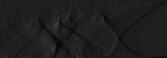
#> input picture example/Real Data/demo images/image_1.tif, 167 x 58 px; its folder holds 4 pictures in this run
$ python test.py
#> lines starting #> are read from the running program, lines starting #| are printed output that depends on the picture
from PIL import Image
from glob import glob
import numpy as np
import matplotlib.pyplot as plt

def spatial(n_x, n_y, k, phi):
    k_image = phi[:,k].reshape(n_y, n_x)
    return k_image

def pod(S, method = 'snapshot'):
    S_fluc = S - S.mean(axis = 1, keepdims = True)

    if method == 'snapshot':
        m = S.shape[1]
        C = (m-1)**-1 * (S_fluc.T @ S_fluc)
        lamb, phi = np.linalg.eigh(C)
        lamb = lamb[::-1] # Sorts eigenvalues in descending order
        phi = phi[:,::-1]
        phi = S_fluc @ phi # Comment if you want temporal modes
        phi /= np.linalg.norm(phi, axis=0, keepdims=True) # Comment if you want temporal modes

    elif method == 'full':
        m = S.shape[0]
        C = (m-1)**-1 * (S_fluc @ S_fluc.T)
        lamb, phi = np.linalg.eigh(C)
        lamb = lamb[::-1] # Sorts eigenvalues in descending order
        phi = phi[:,::-1]

    else:
        raise ValueError(f"Method must be 'snapshot' or 'full', got {method}")

    a = phi.T @ S_fluc

    return lamb, phi, a

if __name__ == '__main__':
    #--------- Params --------------
    image_pattern = "demo images/*.tif"
    #-------------------------------

    files = sorted(glob(image_pattern))

    if not files:
        raise FileNotFoundError("No file pattern exists.")

    print(f"Found {len(files)} images")

    # Import first image to get dimensions
    first = np.array(Image.open(files[0]), dtype=np.float32)
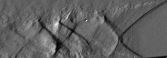
#> first: shape (58, 167) float32; min 6, max 70, mean 30.2; drawn with min black and max white
    n_y, n_x = first.shape
#> n_y = 58; n_x = 167
    n_t = len(files)

    # Initialize image array
    images = np.empty((n_t, n_y, n_x), dtype=np.float32)

    for i in range(0, n_t):
        images[i] = np.array(Image.open(files[i]), dtype=np.float32)

    x = np.arange(n_x, dtype=float)
#> x = 167 values from 0 to 166
    y = np.arange(n_y, dtype=float)
#> y = 58 values from 0 to 57
    t = np.arange(n_t, dtype=float)

    S = images.reshape(n_t, -1).T

    lamb, phi, a = pod(S)
#> lamb = [90654.2, 34386.7, 25445.4, -0.000488]
    print(lamb.shape)
#| (4,)

    for k in range(1,4):
        img = spatial(n_x, n_y, k, phi)

        fig, ax = plt.subplots(figsize=(6, 5))
        im = ax.imshow(
            img,
            cmap='RdBu_r',           # diverging colormap centered at 0
        )
        ax.set_xlabel('x')
        ax.set_ylabel('y')
        ax.set_title(f'POD Mode {k}')
        plt.colorbar(im, ax=ax, label='mode amplitude')
        plt.show()
#> this loop made 3 passes
#> pass 1, `plt.show()`:
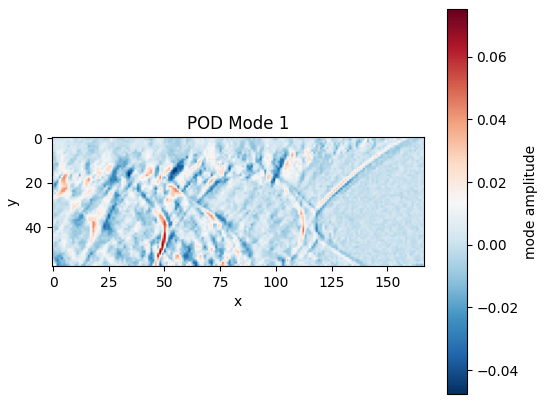
#> figure drawn by matplotlib, 2 panels
#> pass 2, `plt.show()`:
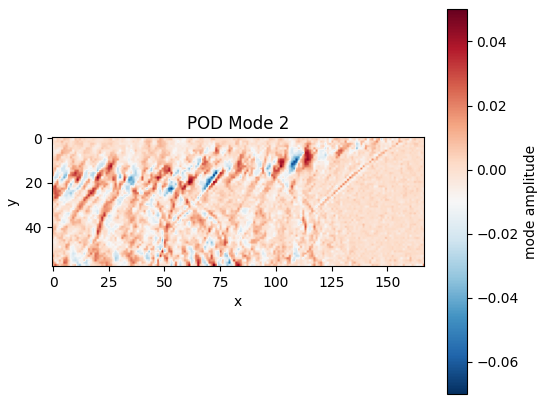
#> figure drawn by matplotlib, 2 panels

    modes = np.arange(0, n_t, 1)

    fig, (ax1, ax2) = plt.subplots(2,1)
    ax1.plot(modes, lamb)
    ax1.set_ylabel('Energy Content')
    ax1.set_xlabel('Mode Number')
    ax1.set_xlim((0, 10))

    TKE_k = lamb / np.sum(lamb)
#> TKE_k = [0.602, 0.229, 0.169, -3.24e-09]
    TKE_cum = np.cumsum(TKE_k)
#> TKE_cum = [0.602, 0.831, 1, 1]

    ax2.plot(modes, TKE_cum)
    ax2.set_ylabel('Energy Fraction')
    ax2.set_xlim((0, 10))
    plt.show()
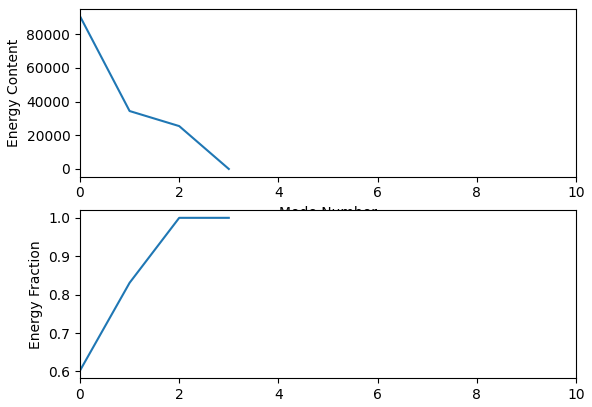
#> figure drawn by matplotlib, 2 panels
